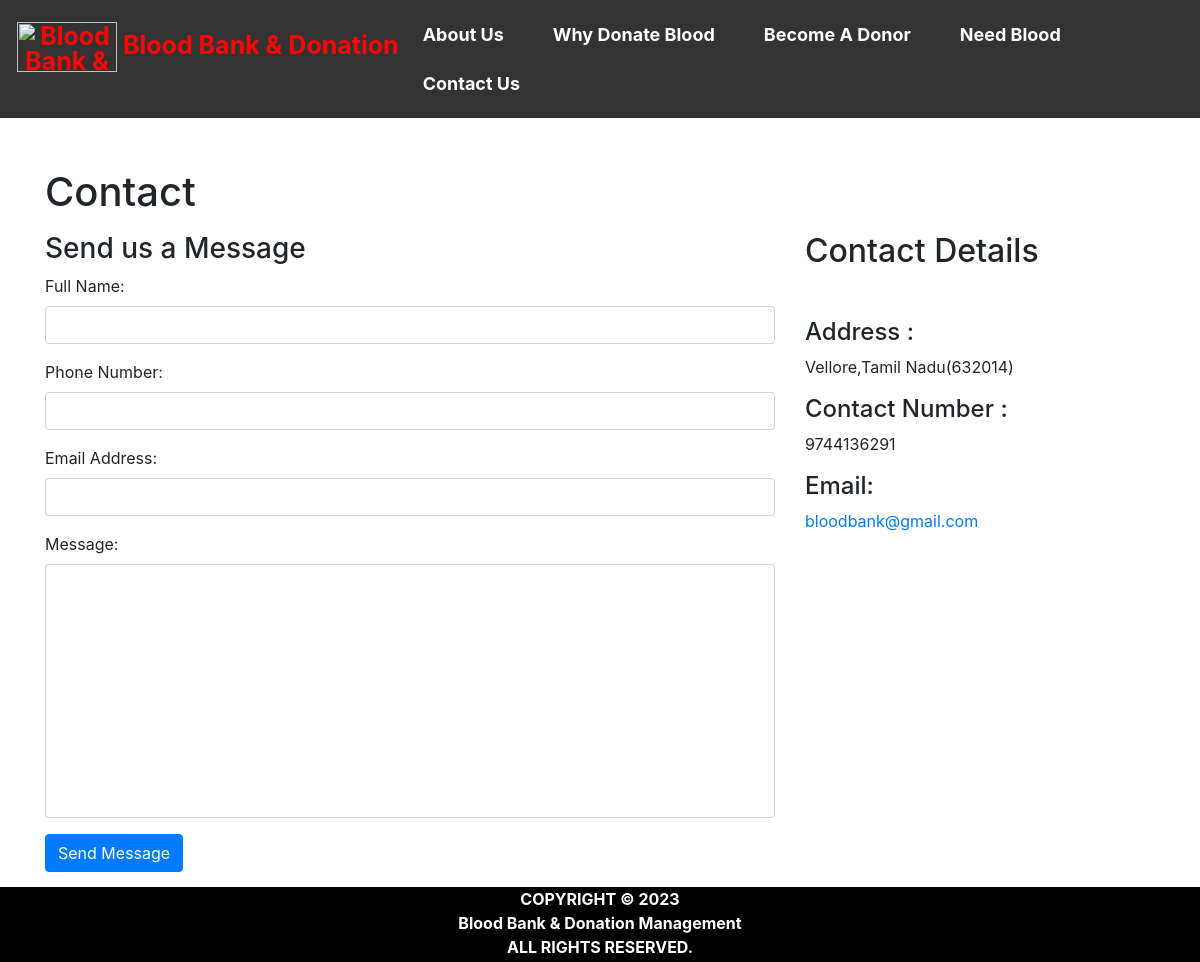
Page /contact_us.php on the committed database.
### tables this page shows
create table contact_info(
contact_id int auto_increment Not Null,
contact_address varchar(100) NOT NULL,
contact_mail varchar(50) NOT NULL,
contact_phone varchar(100) NOT NULL,
primary key(contact_id)
);

### contact_us.php (the view, shortened to what this page needs)
<html>
<head>
  <link rel="stylesheet" href="https://maxcdn.bootstrapcdn.com/bootstrap/4.5.2/css/bootstrap.min.css">
</head>
<body>
<?php $active ='contact';
include 'head.php'; ?>
<div id="page-container" style="margin-top:50px; position: relative;min-height: 84vh;">
  <div class="container">
  <div id="content-wrap" style="padding-bottom:50px;">
    <h1 class="mt-4 mb-3">Contact</h1>
    <div class="row">
      <div class="col-lg-8 mb-4">
        <h3>Send us a Message</h3>
        <form name="sentMessage"  method="post">
            <div class="control-group form-group">
                <div class="controls">
                    <label>Full Name:</label>
                    <input type="text" class="form-control" id="name" name="fullname" required>
                </div>
            </div>
            <div class="control-group form-group">
                <div class="controls">
                    <label>Phone Number:</label>
                    <input type="tel" class="form-control" id="phone" name="contactno"  required >
                </div>
            </div>
            <div class="control-group form-group">
                <div class="controls">
                    <label>Email Address:</label>
                    <input type="email" class="form-control" id="email" name="email" required>
                </div>
            </div>
            <div class="control-group form-group">
                <div class="controls">
                    <label>Message:</label>
                    <textarea rows="10" cols="100" class="form-control" id="message" name="message" required  maxlength="999" style="resize:none"></textarea>
                </div>
            </div>
            <button type="submit" name="send"  class="btn btn-primary">Send Message</button>
        </form>
    </div>
    <div class="col-lg-4 mb-4">
        <h2>Contact Details</h2>
        <?php
          include 'conn.php';
          $sql= "select * from contact_info";
          $result=mysqli_query($conn,$sql);
          if(mysqli_num_rows($result)>0)   {
              while($row = mysqli_fetch_assoc($result)) { ?>
        <br>
        <p>
            <h4>Address :</h4><?php echo $row['contact_address']; ?>
        </p>
        <p>
            <h4>Contact Number :</h4><?php echo $row['contact_phone']; ?>
        </p>
        <p>
          <h4>  Email: </h4><a href="#"><?php echo $row['contact_mail']; ?></a>
        </p>
        <?php }
      } ?>
    </div>
</div>
</div>
</div>
<?php include 'footer.php' ?>
</div>
</body>
</html>

### rows in the picture
contact_info: contact_address "Vellore,Tamil Nadu(632014)", contact_phone "9744136291", contact_mail "bloodbank@gmail.com"
